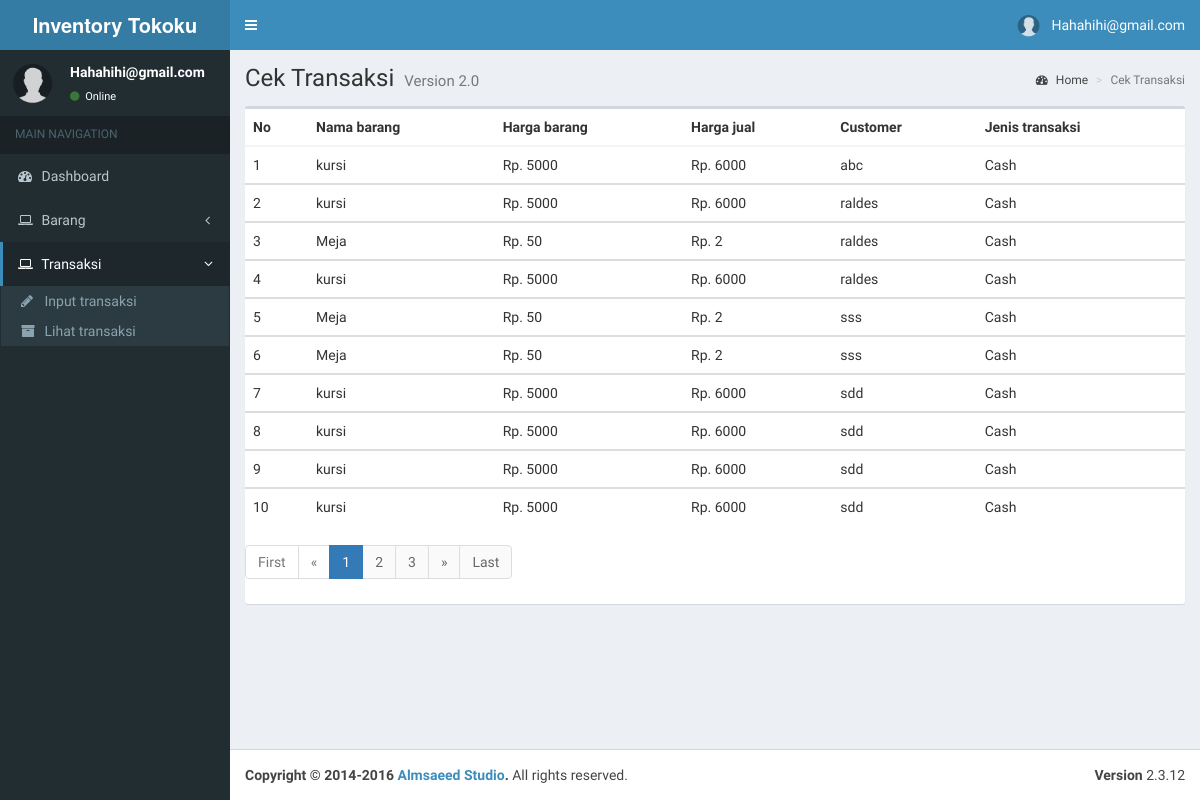
The app's page /karyawan/cektransaksi.php (signed in) with its own data.
### tables this page shows
CREATE TABLE `transaksi` (
  `id_transaksi` int(5) NOT NULL,
  `id_barang` varchar(5) NOT NULL,
  `jenis_transaksi` varchar(20) NOT NULL,
  `jumlah_beli` int(20) NOT NULL,
  `total_harga` int(20) NOT NULL,
  `customer` text NOT NULL,
  `nik_customer` text NOT NULL,
  `tempat_lahir` text NOT NULL,
  `tanggal_lahir` varchar(30) NOT NULL
);

CREATE TABLE `barang` (
  `id_barang` varchar(5) NOT NULL,
  `jenis_barang` varchar(30) NOT NULL,
  `nama_barang` varchar(60) NOT NULL,
  `harga_beli` int(20) NOT NULL,
  `harga_jual` int(20) NOT NULL,
  `jumlah_stock` int(20) NOT NULL,
  `supplier` text NOT NULL,
  `deskripsi` text NOT NULL
);

### karyawan/cektransaksi.php (the view, shortened to what this page needs)
<!DOCTYPE html>
<html>
<head>
  <link rel="stylesheet" href="bootstrap/css/bootstrap.min.css">
  <link rel="stylesheet" href="https://cdnjs.cloudflare.com/ajax/libs/font-awesome/4.5.0/css/font-awesome.min.css">
  <link rel="stylesheet" href="https://cdnjs.cloudflare.com/ajax/libs/ionicons/2.0.1/css/ionicons.min.css">
  <link rel="stylesheet" href="dist/css/AdminLTE.min.css">
  <link rel="stylesheet" href="bootstrap/css/style.css">
  <link rel="stylesheet" href="dist/css/skins/_all-skins.min.css">
</head>
<body class="hold-transition skin-blue sidebar-mini">
<div class="wrapper">
  <header class="main-header">
    <a href="#" class="logo">
      <span class="logo-lg"><b>Inventory Tokoku</b></span>
    </a>
        <?php
			$userid = $_SESSION['username2'];
		  ?>
    <nav class="navbar navbar-static-top">
      <a href="#" class="sidebar-toggle" data-toggle="offcanvas" role="button">
      </a>
      <div class="navbar-custom-menu">
        <ul class="nav navbar-nav">
          <li class="dropdown user user-menu">
            <a href="#" class="dropdown-toggle" data-toggle="dropdown">
              <img src="img/user.png" class="user-image" alt="User Image">
              <span class="hidden-xs"><?php echo ucfirst ($userid); ?></span>
            </a>
          </li>
        </ul>
      </div>
    </nav>
  </header>
  <aside class="main-sidebar">
    <section class="sidebar">
      <div class="user-panel">
        <div class="pull-left image">
          <img src="img/user.png" class="img-circle" alt="User Image">
        </div>
        <div class="pull-left info">
            <p><?php echo ucfirst ($userid); ?></p>
          <a href="#"><i class="fa fa-circle text-success"></i> Online</a>
        </div>
      </div>
      <ul class="sidebar-menu">
        <li class="header">MAIN NAVIGATION</li>
        <li class="treeview">
          <a href="index">
            <i class="fa fa-dashboard"></i> <span>Dashboard</span>
          </a>
        </li>
        <li class="treeview">
            <a href="#">
              <i class="fa fa-laptop"></i>
              <span>Barang</span>
              <span class="pull-right-container">
                <i class="fa fa-angle-left pull-right"></i>
              </span>
            </a>
        </li>
        <li class="active treeview">
            <a href="#">
              <i class="fa fa-laptop"></i>
              <span>Transaksi</span>
              <span class="pull-right-container">
                <i class="fa fa-angle-left pull-right"></i>
              </span>
            </a>
            <ul class="treeview-menu">
              <li><a href="transaksi"><i class="fa fa-pencil"></i> Input transaksi</a></li>
              <li><a href="cektransaksi"><i class="fa fa-archive"></i> Lihat transaksi</a></li>
            </ul>
        </li>
    </section>
  </aside>
  <div class="content-wrapper">
    <section class="content-header">
      <h1>
        Cek Transaksi
        <small>Version 2.0</small>
      </h1>
      <ol class="breadcrumb">
        <li><a href="#"><i class="fa fa-dashboard"></i> Home</a></li>
        <li class="active">Cek Transaksi</li>
      </ol>
    </section>
    <section class="content">
		<div class="row">
			  <div class="col-xs-12">
				<div class="box">
                      <div class="box-body table-responsive no-padding">
                     <div class="box-body table-responsive no-padding">
                        <?php
                           $mysql_hostname = "localhost";
                           $mysql_user = "root";
                           $mysql_password = "";
                           $mysql_database = "inventory";
                           $conn = mysqli_connect($mysql_hostname, $mysql_user, $mysql_password, $mysql_database);
            ?>
					 <table class="table table-hover">
                        <thead>
                           <th>No</th>
                           <th>Nama barang</th>
                           <th>Harga barang</th>
                           <th>Harga jual</th>
                           <th>Customer</th>
                           <th>Jenis transaksi</th>
                        </thead>
						<?php
$page = (isset($_GET['page'])) ? $_GET['page'] : 1;
$limit = 10;
$limit_start = ($page - 1) * $limit;
$no = $limit_start + 1;
$sql = "SELECT nama_barang, id_transaksi, harga_beli, harga_jual, total_harga, jumlah_beli, jenis_transaksi, customer FROM barang t1 INNER JOIN transaksi t2 ON t2.id_barang = t1.id_barang LIMIT $limit_start, $limit";
                                             if($result = @mysqli_query($conn,$sql)){
                                                 if(mysqli_num_rows($result) > 0){
                                                     while($row = mysqli_fetch_array($result)){
                           ?>
                        <tbody>
                           <td><?php echo $no++ ?></td>
                           <td><?php echo $row['nama_barang'] ?></td>
                           <td><?php echo "Rp. " . $row['harga_beli'] ?></td>
						   <td><?php echo "Rp. " . $row['harga_jual'] ?></td>
                           <td><?php echo $row['customer'] ?></td>
                           <td><?php echo $row['jenis_transaksi'] ?></td>
                        </tbody>
                        <?php
                           }
                           }echo "</table>";
                           } else{
                           echo "ERROR: Could not able to execute $sql. ";
                           }
                           ?>
                        <ul class="pagination">
            <?php
            if ($page == 1) {
            ?>
                <li class="disabled"><a href="#">First</a></li>
                <li class="disabled"><a href="#">&laquo;</a></li>
            <?php
            } else {
                $link_prev = ($page > 1) ? $page - 1 : 1;
            ?>
                <li><a href="cektransaksi.php?page=1">First</a></li>
                <li><a href="cektransaksi.php?page=<?php echo $link_prev; ?>">&laquo;</a></li>
            <?php
            }
            ?>
            <?php
            $sql = mysqli_query($conn, "SELECT COUNT(id_transaksi) as num FROM transaksi");
            $total_pages = mysqli_fetch_array($sql);
            $yourcount = $total_pages['num'];
            $jumlah_page = ceil($yourcount / $limit);
            $jumlah_number = 3;
            $start_number = ($page > $jumlah_number) ? $page - $jumlah_number : 1;
            $end_number = ($page < ($jumlah_page - $jumlah_number)) ? $page + $jumlah_number : $jumlah_page;
            for ($i = $start_number; $i <= $end_number; $i++) {
                $link_active = ($page == $i) ? 'class="active"' : '';
            ?>
                <li <?php echo $link_active; ?>><a href="cektransaksi.php?page=<?php echo $i; ?>"><?php echo $i; ?></a></li>
            <?php
            }
            ?>
            <?php
            if ($page == $jumlah_page) {
            ?>
                <li class="disabled"><a href="#">&raquo;</a></li>
                <li class="disabled"><a href="#">Last</a></li>
            <?php
            } else {
                $link_next = ($page < $jumlah_page) ? $page + 1 : $jumlah_page;
            ?>
                <li><a href="cektransaksi.php?page=<?php echo $link_next; ?>">&raquo;</a></li>
                <li><a href="cektransaksi.php?page=<?php echo $jumlah_page; ?>">Last</a></li>
            <?php
            }
            ?>
        </ul>
				</div>
			  </div>
		</div>
    </section>
  </div>
  <footer class="main-footer">
    <div class="pull-right hidden-xs">
      <b>Version</b> 2.3.12
    </div>
    <strong>Copyright &copy; 2014-2016 <a href="#">Almsaeed Studio</a>.</strong> All rights
    reserved.
  </footer>
</div>
</body>
</html>

### records on screen
transaksi: id_barang.nama_barang "kursi", id_barang.harga_beli "5000", id_barang.harga_jual "6000", customer "abc", jenis_transaksi "Cash"
transaksi: id_barang.nama_barang "kursi", id_barang.harga_beli "5000", id_barang.harga_jual "6000", customer "raldes", jenis_transaksi "Cash"
transaksi: id_barang.nama_barang "Meja", id_barang.harga_beli "50", id_barang.harga_jual "2", customer "raldes", jenis_transaksi "Cash"
transaksi: id_barang.nama_barang "kursi", id_barang.harga_beli "5000", id_barang.harga_jual "6000", customer "raldes", jenis_transaksi "Cash"
transaksi: id_barang.nama_barang "Meja", id_barang.harga_beli "50", id_barang.harga_jual "2", customer "sss", jenis_transaksi "Cash"
transaksi: id_barang.nama_barang "Meja", id_barang.harga_beli "50", id_barang.harga_jual "2", customer "sss", jenis_transaksi "Cash"
transaksi: id_barang.nama_barang "kursi", id_barang.harga_beli "5000", id_barang.harga_jual "6000", customer "sdd", jenis_transaksi "Cash"
transaksi: id_barang.nama_barang "kursi", id_barang.harga_beli "5000", id_barang.harga_jual "6000", customer "sdd", jenis_transaksi "Cash"
transaksi: id_barang.nama_barang "kursi", id_barang.harga_beli "5000", id_barang.harga_jual "6000", customer "sdd", jenis_transaksi "Cash"
transaksi: id_barang.nama_barang "kursi", id_barang.harga_beli "5000", id_barang.harga_jual "6000", customer "sdd", jenis_transaksi "Cash"

### other values on screen
$userid "Hahahihi@gmail.com"
